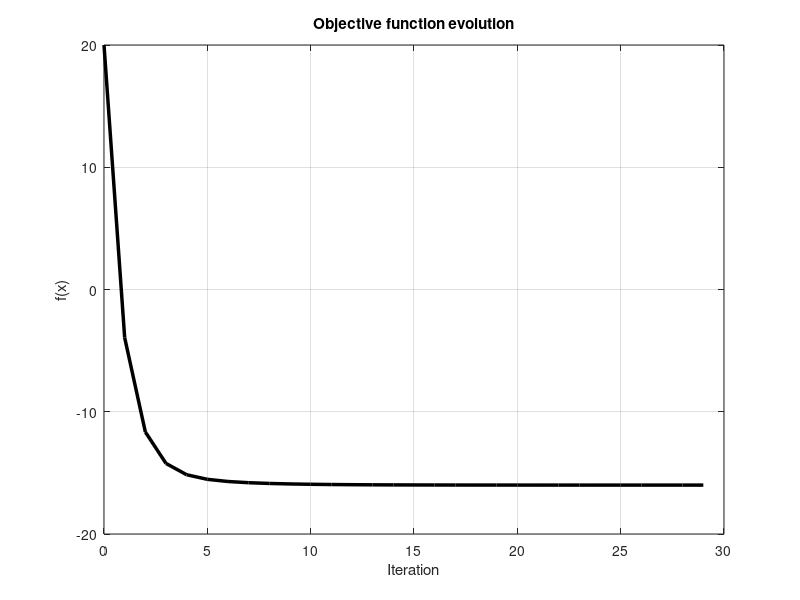
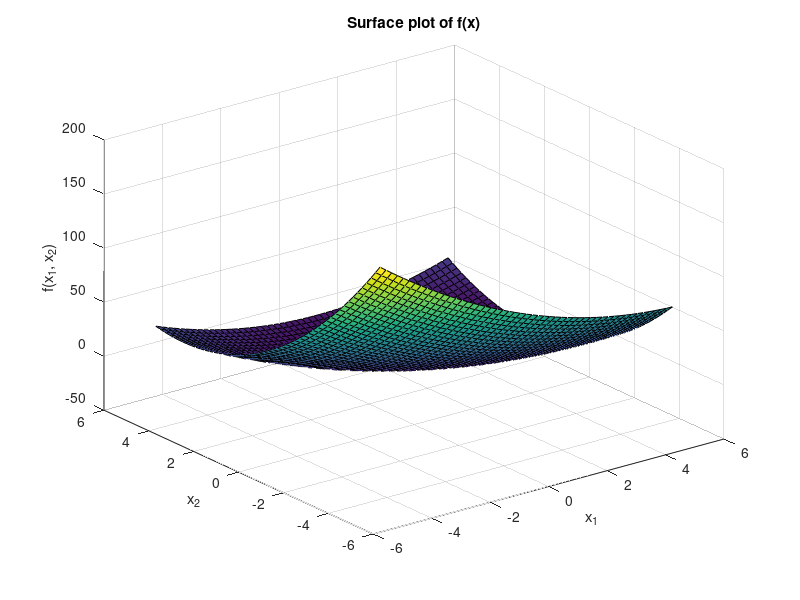

These charts were generated, in order, by the following MATLAB code:
% gradient descent algorithm
clc; clear; close all;


%%%%%%%%%%%%%%%%%%%%%%%% insert function to optmize %%%%%%%%%%%%%%%%%%%%%%%
% objective function
F  = @(x) x(1).^2 +2.*x(2).^2 +x(1).*x(2) -6.*x(1) -10.*x(2);

% analytical gradient
Gr = @(x) [2*x(1)+x(2)-6; 4*x(2)+x(1)-10];
%%%%%%%%%%%%%%%%%%%%%%%%%%%%%%%%%%%%%%%%%%%%%%%%%%%%%%%%%%%%%%%%%%%%%%%%%%%

% initial solution
x = [5; 5];

% maximum number of iterations
k_max = 30;

%%%%%%%%%%%%%%%%%%%%%%%%%% initialize parameters %%%%%%%%%%%%%%%%%%%%%%%%%%
k     = 1;
ep    = 1e-6;   % tolerance
alpha = 1e-1;   % step size

%%%%%%%%%%%%%%%%%%%%%%%%%%% gradient descent %%%%%%%%%%%%%%%%%%%%%%%%%%%%%%
f(k) = F(x);           % evaluate objective for x_0
fprintf('gradient descent optimization\n');
fprintf('k = %2d: x = %-10s | F(x) = %.4f\n', k, mat2str(x,2), f(k));

while( k<k_max && abs( max(Gr(x)) )>ep ) % maximum iterations or optimality stop criterion
    k = k+1;
    d = -Gr(x);        % descent direction
    x = x +alpha*d;    % gradient descent 

    f(k) = F(x);       % evaluate objective function
    fprintf('k = %2d: x = %-10s | F(x) = %.4f\n', k, mat2str(x,2), f(k));    % show progress
end

% evolution of the objective function
figure(1);
plot(0:length(f)-1, f, 'LineWidth',2.5, 'color','k');
title('Objective function evolution');
xlabel('Iteration');
ylabel('f(x)');
grid on;

if length(x) == 2
    % create grid
    x_1 = -5:0.2:5;
    x_2 = -5:0.2:5;
    [X1, X2] = meshgrid(x_1, x_2);
    Z = arrayfun(@(a, b) F([a; b]), X1, X2);
    
    % 3D surface plot
    figure(2);
    surf(X1, X2, Z);
    title('Surface plot of f(x)');
    xlabel('x_1');
    ylabel('x_2');
    zlabel('f(x_1, x_2)');
    grid on;
    hold on;
    plot3(x(1),x(2), F(x), 'ro', 'MarkerSize', 10, 'MarkerFaceColor', 'r');
end